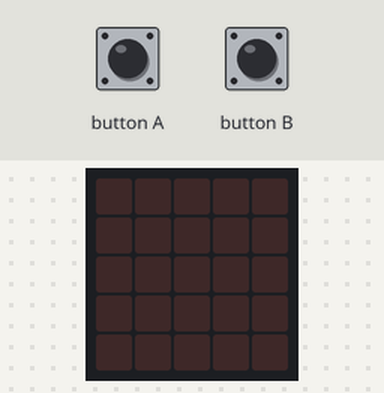
This program was run on a simulated BBC micro:bit (MakeCode). Shown: the board's 5×5 LED display. The inputs (shaded band) are chosen by the test bench.

Above: at 1.2 s.
1.3 s: button A pressed for 0.15 s
At 1.8 s:
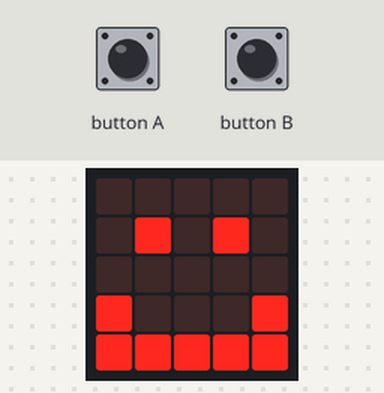
2.9 s: button B pressed for 0.15 s
At 4.3 s:
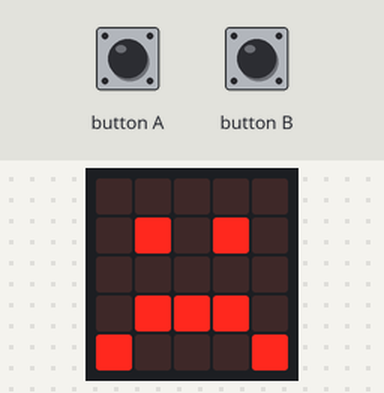
Timing chart, 0 to 5.9 s (numbered marks = the images above; inputs shaded):
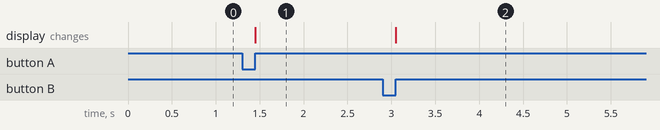

The program:

main.ts
```typescript
input.onButtonPressed(Button.A, function () {
    basic.showLeds(`
        . . . . .
        . # . # .
        . . . . .
        # . . . #
        # # # # #
        `)
})
input.onButtonPressed(Button.B, function () {
    basic.showIcon(IconNames.Sad)
})
basic.forever(function () {

})
```

test.ts
```typescript
// aquí va el archivo "tests"; esto no se compilará cuando este paquete se utilice como una extensión.
```

Measured:
- after the input at 1.3 s, the display: changes after 0.15 s (image 1)
- after the input at 2.9 s, the display: changes after 0.15 s (image 2)
